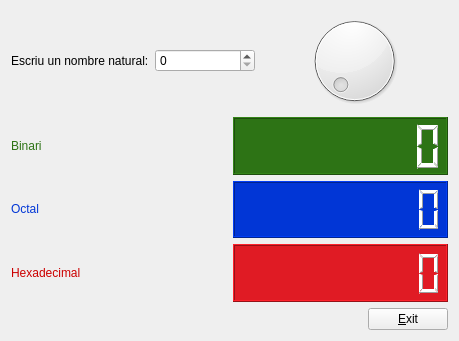
<?xml version="1.0" encoding="UTF-8"?>
<ui version="4.0">
 <class>MyForm</class>
 <widget class="QWidget" name="MyForm">
  <property name="geometry">
   <rect>
    <x>0</x>
    <y>0</y>
    <width>459</width>
    <height>341</height>
   </rect>
  </property>
  <property name="windowTitle">
   <string>Form</string>
  </property>
  <property name="layoutDirection">
   <enum>Qt::LeftToRight</enum>
  </property>
  <layout class="QGridLayout" name="gridLayout">
   <item row="0" column="0">
    <layout class="QHBoxLayout" name="horizontalLayout_7">
     <item>
      <layout class="QVBoxLayout" name="verticalLayout">
       <item>
        <layout class="QHBoxLayout" name="horizontalLayout">
         <item>
          <widget class="QLabel" name="label_4">
           <property name="text">
            <string>Escriu un nombre natural:</string>
           </property>
          </widget>
         </item>
         <item>
          <widget class="QSpinBox" name="spinBox">
           <property name="minimumSize">
            <size>
             <width>100</width>
             <height>0</height>
            </size>
           </property>
           <property name="layoutDirection">
            <enum>Qt::LeftToRight</enum>
           </property>
           <property name="alignment">
            <set>Qt::AlignLeading|Qt::AlignLeft|Qt::AlignVCenter</set>
           </property>
           <property name="maximum">
            <number>120</number>
           </property>
          </widget>
         </item>
        </layout>
       </item>
      </layout>
     </item>
     <item>
      <widget class="QDial" name="dial">
       <property name="maximum">
        <number>120</number>
       </property>
      </widget>
     </item>
    </layout>
   </item>
   <item row="1" column="0">
    <layout class="QHBoxLayout" name="horizontalLayout_6">
     <item>
      <widget class="QLabel" name="label">
       <property name="text">
        <string>&lt;html&gt;&lt;head/&gt;&lt;body&gt;&lt;p&gt;&lt;span style=&quot; color:#2d7315;&quot;&gt;Binari&lt;/span&gt;&lt;/p&gt;&lt;/body&gt;&lt;/html&gt;</string>
       </property>
      </widget>
     </item>
     <item>
      <widget class="QLCDNumber" name="lcdNumber_3">
       <property name="minimumSize">
        <size>
         <width>0</width>
         <height>48</height>
        </size>
       </property>
       <property name="styleSheet">
        <string notr="true">background-color: rgb(45, 115, 21);
color: rgb(255, 255, 255);</string>
       </property>
       <property name="digitCount">
        <number>8</number>
       </property>
      </widget>
     </item>
    </layout>
   </item>
   <item row="2" column="0">
    <layout class="QHBoxLayout" name="horizontalLayout_5">
     <item>
      <widget class="QLabel" name="label_2">
       <property name="text">
        <string>&lt;html&gt;&lt;head/&gt;&lt;body&gt;&lt;p&gt;&lt;span style=&quot; color:#0136d6;&quot;&gt;Octal&lt;/span&gt;&lt;/p&gt;&lt;/body&gt;&lt;/html&gt;</string>
       </property>
      </widget>
     </item>
     <item>
      <widget class="QLCDNumber" name="lcdNumber">
       <property name="minimumSize">
        <size>
         <width>0</width>
         <height>48</height>
        </size>
       </property>
       <property name="styleSheet">
        <string notr="true">background-color: rgb(1, 54, 214);
color: rgb(255, 255, 255);</string>
       </property>
       <property name="digitCount">
        <number>9</number>
       </property>
      </widget>
     </item>
    </layout>
   </item>
   <item row="3" column="0">
    <layout class="QHBoxLayout" name="horizontalLayout_4">
     <item>
      <widget class="QLabel" name="label_3">
       <property name="text">
        <string>&lt;html&gt;&lt;head/&gt;&lt;body&gt;&lt;p&gt;&lt;span style=&quot; color:#cc0000;&quot;&gt;Hexadecimal&lt;/span&gt;&lt;/p&gt;&lt;/body&gt;&lt;/html&gt;</string>
       </property>
      </widget>
     </item>
     <item>
      <widget class="QLCDNumber" name="lcdNumber_2">
       <property name="minimumSize">
        <size>
         <width>0</width>
         <height>48</height>
        </size>
       </property>
       <property name="layoutDirection">
        <enum>Qt::LeftToRight</enum>
       </property>
       <property name="autoFillBackground">
        <bool>false</bool>
       </property>
       <property name="styleSheet">
        <string notr="true">color: rgb(255, 255, 255);
background-color: rgb(224, 27, 36);</string>
       </property>
       <property name="digitCount">
        <number>9</number>
       </property>
      </widget>
     </item>
    </layout>
   </item>
   <item row="4" column="0">
    <layout class="QHBoxLayout" name="horizontalLayout_3">
     <item>
      <layout class="QHBoxLayout" name="horizontalLayout_2">
       <item>
        <spacer name="verticalSpacer">
         <property name="orientation">
          <enum>Qt::Vertical</enum>
         </property>
         <property name="sizeType">
          <enum>QSizePolicy::Maximum</enum>
         </property>
         <property name="sizeHint" stdset="0">
          <size>
           <width>14</width>
           <height>12</height>
          </size>
         </property>
        </spacer>
       </item>
       <item>
        <spacer name="horizontalSpacer">
         <property name="orientation">
          <enum>Qt::Horizontal</enum>
         </property>
         <property name="sizeHint" stdset="0">
          <size>
           <width>278</width>
           <height>17</height>
          </size>
         </property>
        </spacer>
       </item>
      </layout>
     </item>
     <item>
      <widget class="QPushButton" name="pushButton">
       <property name="text">
        <string>&amp;Exit</string>
       </property>
      </widget>
     </item>
    </layout>
   </item>
  </layout>
 </widget>
 <resources/>
 <connections>
  <connection>
   <sender>pushButton</sender>
   <signal>clicked()</signal>
   <receiver>MyForm</receiver>
   <slot>close()</slot>
   <hints>
    <hint type="sourcelabel">
     <x>89</x>
     <y>298</y>
    </hint>
    <hint type="destinationlabel">
     <x>451</x>
     <y>234</y>
    </hint>
   </hints>
  </connection>
  <connection>
   <sender>spinBox</sender>
   <signal>valueChanged(int)</signal>
   <receiver>dial</receiver>
   <slot>setValue(int)</slot>
   <hints>
    <hint type="sourcelabel">
     <x>223</x>
     <y>60</y>
    </hint>
    <hint type="destinationlabel">
     <x>63</x>
     <y>34</y>
    </hint>
   </hints>
  </connection>
  <connection>
   <sender>dial</sender>
   <signal>valueChanged(int)</signal>
   <receiver>spinBox</receiver>
   <slot>setValue(int)</slot>
   <hints>
    <hint type="sourcelabel">
     <x>38</x>
     <y>87</y>
    </hint>
    <hint type="destinationlabel">
     <x>248</x>
     <y>63</y>
    </hint>
   </hints>
  </connection>
  <connection>
   <sender>spinBox</sender>
   <signal>valueChanged(int)</signal>
   <receiver>lcdNumber_3</receiver>
   <slot>setBinMode()</slot>
   <hints>
    <hint type="sourcelabel">
     <x>202</x>
     <y>66</y>
    </hint>
    <hint type="destinationlabel">
     <x>31</x>
     <y>152</y>
    </hint>
   </hints>
  </connection>
  <connection>
   <sender>spinBox</sender>
   <signal>valueChanged(int)</signal>
   <receiver>lcdNumber</receiver>
   <slot>setOctMode()</slot>
   <hints>
    <hint type="sourcelabel">
     <x>234</x>
     <y>61</y>
    </hint>
    <hint type="destinationlabel">
     <x>25</x>
     <y>213</y>
    </hint>
   </hints>
  </connection>
  <connection>
   <sender>spinBox</sender>
   <signal>valueChanged(int)</signal>
   <receiver>lcdNumber_2</receiver>
   <slot>setHexMode()</slot>
   <hints>
    <hint type="sourcelabel">
     <x>247</x>
     <y>62</y>
    </hint>
    <hint type="destinationlabel">
     <x>65</x>
     <y>256</y>
    </hint>
   </hints>
  </connection>
  <connection>
   <sender>spinBox</sender>
   <signal>valueChanged(int)</signal>
   <receiver>lcdNumber_3</receiver>
   <slot>display(int)</slot>
   <hints>
    <hint type="sourcelabel">
     <x>265</x>
     <y>70</y>
    </hint>
    <hint type="destinationlabel">
     <x>48</x>
     <y>140</y>
    </hint>
   </hints>
  </connection>
  <connection>
   <sender>spinBox</sender>
   <signal>valueChanged(int)</signal>
   <receiver>lcdNumber</receiver>
   <slot>display(int)</slot>
   <hints>
    <hint type="sourcelabel">
     <x>240</x>
     <y>71</y>
    </hint>
    <hint type="destinationlabel">
     <x>41</x>
     <y>204</y>
    </hint>
   </hints>
  </connection>
  <connection>
   <sender>spinBox</sender>
   <signal>valueChanged(int)</signal>
   <receiver>lcdNumber_2</receiver>
   <slot>display(int)</slot>
   <hints>
    <hint type="sourcelabel">
     <x>237</x>
     <y>61</y>
    </hint>
    <hint type="destinationlabel">
     <x>57</x>
     <y>254</y>
    </hint>
   </hints>
  </connection>
 </connections>
</ui>
